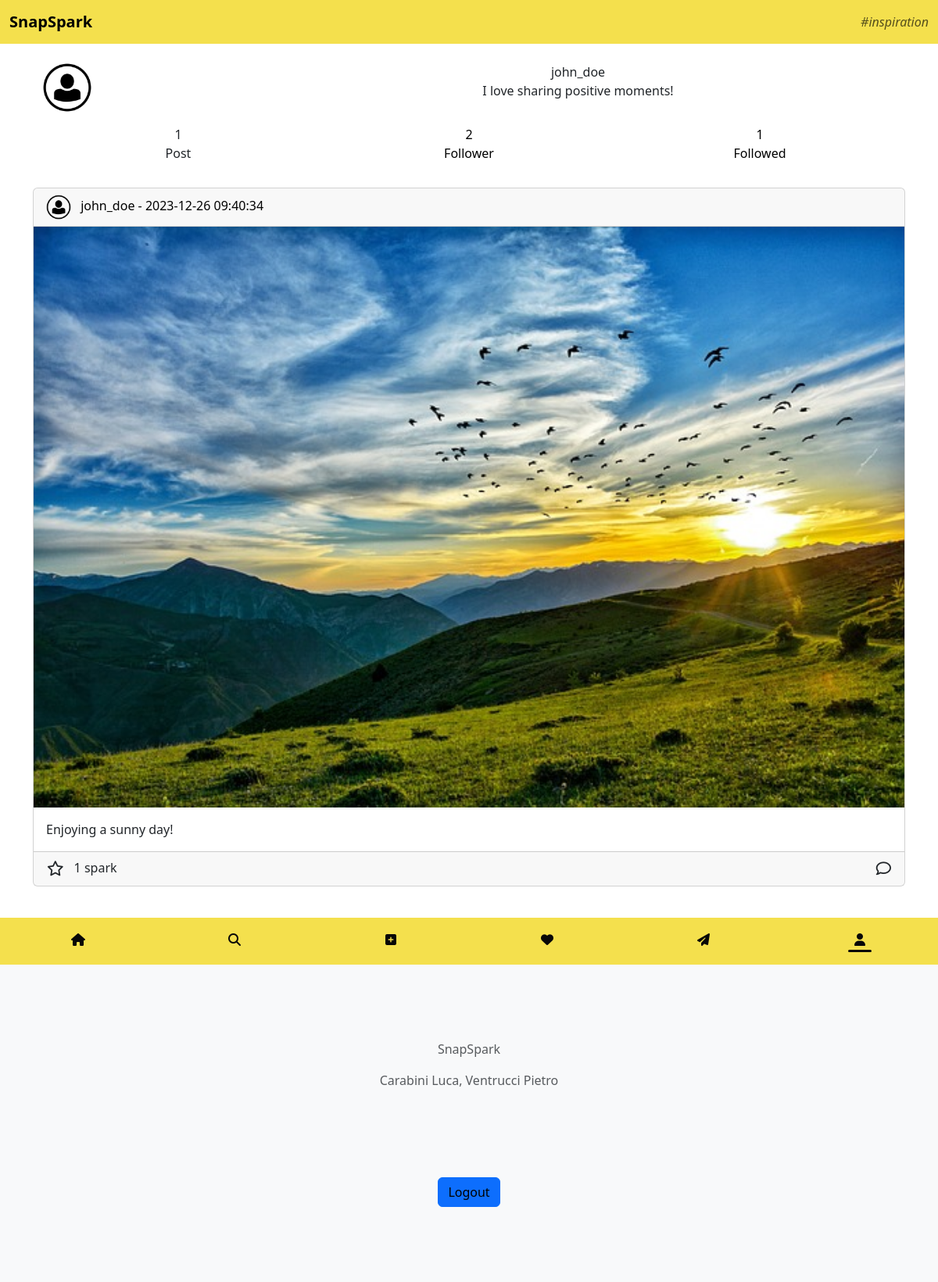
The page /user.php (signed in) on the database its author committed.
### tables this page shows
CREATE TABLE `hashtags` (
  `nome` char(20) NOT NULL,
  `descrizione` varchar(100) NOT NULL,
  `nome_social` char(15) NOT NULL
);

CREATE TABLE `posts` (
  `username` char(30) NOT NULL,
  `file` char(50) NOT NULL,
  `id` int(11) NOT NULL,
  `descrizione` varchar(100) NOT NULL,
  `data` datetime NOT NULL,
  `spark` int(11) NOT NULL
);

### user.php (called while the page is built, shortened)
<?php
require_once "bootstrap.php";
$templateParams["titolo"] = "SnapSpark - Profile";
$templateParams["hashtag"] = $dbh->getDailyHashtag();
$templateParams["nome"] = "user-profile.php";
if (isset($_GET['username'])) {
    $username = $_GET['username'];
} else {
    $username = $_SESSION['username'];
}
$templateParams["posts"] = $dbh->getPostsByAuthor($username);
$templateParams["follower"] = $dbh->getFollower($username);
$templateParams["followed"] = $dbh->getFollowed($username);
$templateParams["bio"] = $dbh->getUserBio($username);
$templateParams["username"] = $username;
$templateParams["showNavBar"] = true;
require_once "template/base.php";

### db/database.php (called while the page is built, shortened)
<?php
final class DatabaseHelper {
    private $db;
    public function __construct($serverName, $userName, $password, $dbName, $port) {
        $this->db = new mysqli($serverName, $userName, $password, $dbName, $port);
        $this->db->set_charset("utf8mb4");
    }
    public function getPostsByAuthor($username) {
        $query = "SELECT username, file, id, descrizione, data, spark
                  FROM posts
                  WHERE username=?";
        $stmt = $this->db->prepare($query);
        $stmt->bind_param("s", $username);
        $stmt->execute();
        $result = $stmt->get_result();
        return $result->fetch_all(MYSQLI_ASSOC);
    }
    public function getFollower($username) {
        $query = "SELECT follower as username
                  FROM follow
                  WHERE user=?";
        $stmt = $this->db->prepare($query);
        $stmt->bind_param("s", $username);
        $stmt->execute();
        $result = $stmt->get_result();
        return $result->fetch_all(MYSQLI_ASSOC);
    }
    public function getFollowed($username) {
        $query = "SELECT user as username
                  FROM follow
                  WHERE follower=?";
        $stmt = $this->db->prepare($query);
        $stmt->bind_param("s", $username);
        $stmt->execute();
        $result = $stmt->get_result();
        return $result->fetch_all(MYSQLI_ASSOC);
    }
    public function getUserBio($username) {
        $query = "SELECT biografia
                  FROM utenti
                  WHERE username=?";
        $stmt = $this->db->prepare($query);
        $stmt->bind_param("s", $username);
        $stmt->execute();
        $result = $stmt->get_result();
        return $result->fetch_all(MYSQLI_ASSOC)[0]["biografia"];
    }
    public function getDailyHashtag() {
        $query = "SELECT nome, descrizione
                  FROM hashtags
                  ORDER BY RAND(CURDATE() * CURDATE())
                  LIMIT 1";
        $stmt = $this->db->prepare($query);
        $stmt->execute();
        return $stmt->get_result()->fetch_all(MYSQLI_ASSOC)[0];
    }
}

### bootstrap.php (called while the page is built, shortened)
<?php
require_once "db/database.php";
require_once "utils/functions.php";
$dbh = new DatabaseHelper("localhost", "root", "", "SnapSpark", 3306);

### utils/functions.php (called while the page is built, shortened)
<?php
function addQuotes($text) {
    return "'" . addslashes($text) . "'";
}

### template/lista-post.php (the view, shortened to what this page needs)
<?php foreach ($templateParams["posts"] as $post) : ?>
    <article class="card mb-3">
        <header class="card-header">
            <a target="_self" href="user.php?username=<?php echo $post["username"]; ?>">
                <img alt="" class="me-2" id="avatar" src="<?php echo AVATAR_FOLDER . 'avatar.png'; ?>">
                <?php echo $post["username"]; ?> - <?php echo $post["data"] ?>
            </a>
        </header>
        <img alt="" class="card-img rounded-0" src="<?php echo POST_FOLDER . $post['file']; ?>">
        <div class="card-body">
            <p class="card-text">
                <?php echo $post["descrizione"]; ?>
            </p>
        </div>
        <footer class="card-footer">
            <div class="row">
                <div class="col-10 text-start">
                    <div class="row">
                        <div class="col-auto">
                            <button type="button" class="btn p-0" onclick="likePost(<?php echo  addQuotes($post['username']); ?>, <?php echo $post['id']; ?>)">
                                <span aria-hidden="true" user="<?php echo $post['username']; ?>" post_id="<?php echo $post['id']; ?>" id="post-star-<?php echo $post['username'] . '-' . $post['id']; ?>" class="fa-regular fa-star"></span>
                            </button>
                        </div>
                        <div id="sparks-num-<?php echo $post['username'] . '-' . $post['id']; ?>" class="col-auto ps-0">
                            <?php if ($post["spark"] > 0) : ?>
                                <p id="sparks-<?php echo $post['username'] . '-' . $post['id']; ?>" class="card-text mx-auto text-start">
                                    <?php echo $post["spark"]; ?> <?php echo ($post["spark"] == 1) ? "spark" : "sparks"; ?>
                                </p>
                            <?php endif; ?>
                        </div>
                    </div>
                </div>
                <div class="col-2 text-end">
                    <button id="tr" type="button" class="btn p-0" onclick="getComments(<?php echo  addQuotes($post['username']); ?>, <?php echo $post['id']; ?>)">
                        <span aria-hidden="true" class="fa-regular fa-comment" data-bs-toggle="modal" data-bs-target="#postModal" data-bs-username="<?php echo  addQuotes($post['username']); ?>" data-bs-id="<?php echo $post['id']; ?>">
                        </span>
                    </button>
                </div>
            </div>
        </footer>
    </article>
<?php endforeach; ?>

### template/base.php (shortened to what this page needs)
<!DOCTYPE html>
<html lang="en">
<head>
    <link href="css/style.css" type="text/css" rel="stylesheet" />
    <link href="https://cdn.jsdelivr.net/npm/bootstrap@5.3.2/dist/css/bootstrap.min.css" rel="stylesheet">
</head>
<body class="d-flex flex-column min-vh-100">
    <nav class="navbar bd-navbar sticky-top bg-main-color" aria-label="user-navbar">
        <div class="container-fluid">
            <a class="navbar-brand fw-bold" href="index.php">SnapSpark</a>
            <?php if ($_SESSION["username"] != null) : ?>
                <em class="navbar-text" data-bs-toggle="tooltip" data-bs-title="<?php echo $templateParams["hashtag"]["descrizione"] ?>">
                    <?php echo  "#" . $templateParams["hashtag"]["nome"] ?>
                </em>
            <?php endif; ?>
        </div>
    </nav>
    <div class="container-xl bd-gutter mt-3 mb-3 my-md-4 bd-layout">
        <main>
            <?php if (isset($templateParams["nome"])) : ?>
                <?php require($templateParams["nome"]); ?>
            <?php endif; ?>
        </main>
    </div>
    <?php if ($templateParams["showNavBar"]) {
        require("nav-bar.php");
    }
    ?>
    <footer class="bd-footer mt-auto py-4 py-md-5 bg-body-tertiary">
        <div class="container py-4 py-md-5 px-4 px-md-3 text-body-secondary">
            <p>SnapSpark</p>
            <p>Carabini Luca, Ventrucci Pietro</p>
        </div>
        <?php if ($_SESSION["username"] != null) : ?>
            <div class="container py-4 py-md-5 px-4 px-md-3 d-flex justify-content-center">
                <a class="btn btn-primary" href="login.php" role="button">Logout</a>
            </div>
        <?php endif; ?>
    </footer>
</body>
</html>

### template/user-profile.php (shortened to what this page needs)
<div class="container text-center mb-3">
    <div class="row row-cols-2">
        <div class="col-3 text-start align-middle">
            <img src="<?php echo AVATAR_FOLDER . "avatar.png"; ?>" class="avatar" alt="" id="avatar">
        </div>
        <div class="col-9">
            <div class="container text-center">
                <div class="row row-cols-1">
                    <div id="current-user" class="col text-bold"><?php echo $templateParams["username"]; ?></div>
                    <div class="col"><?php echo $templateParams['bio']; ?></div>
                </div>
            </div>
        </div>
    </div>
</div>
<div class="container text-center mb-3">
    <div class="row row-cols-3">
        <div class="col">
            <div class="container text-center">
                <div class="row row-cols-1">
                    <div class="col"><?php echo count($templateParams["posts"]); ?></div>
                    <div class="col">Post</div>
                </div>
            </div>
        </div>
        <div class="col">
            <div class="container text-center">
                <a href="info-follower.php?username=<?php echo $templateParams["username"] ?>&action=follower">
                    <div class="row row-cols-1">
                        <div class="col"><?php echo count($templateParams["follower"]); ?></div>
                        <div class="col">Follower</div>
                    </div>
                </a>
            </div>
        </div>
        <div class="col">
            <div class="container text-center">
                <a href="info-follower.php?username=<?php echo $templateParams["username"] ?>&action=followed">
                    <div class="row row-cols-1">
                        <div class="col"><?php echo count($templateParams["followed"]); ?></div>
                        <div class="col">Followed</div>
                    </div>
                </a>
            </div>
        </div>
    </div>
</div>
<?php require_once "template/lista-post.php"; ?>

### css/style.css (style rules this page uses)
body { background-color: #070707; }
.bg-main-color { background-color: #F4E04D; }
.card img#avatar { max-height: 2rem; }
article footer span { font-size: larger; }
footer p { text-align: center; }
.avatar { height: 4rem; }
a:link, a:visited { text-decoration: none; color: black; }

### rows shown on the page
hashtags: nome "inspiration"
posts: username "john_doe", data "2023-12-26 09:40:34", file (picture), descrizione "Enjoying a sunny day!", id 1 (drawn), spark "1"

### other values the page prints
$templateParams['bio'] "I love sharing positive moments!"
count($templateParams["posts"]) "1"
count($templateParams["follower"]) "2"
count($templateParams["followed"]) "1"
